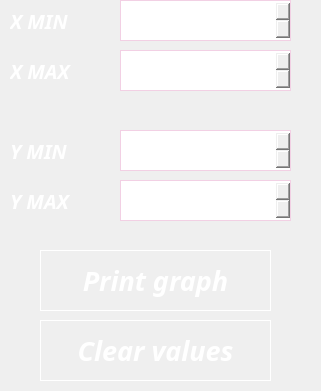
    <widget class="QFrame" name="frame_3">
     <property name="geometry">
      <rect>
       <x>670</x>
       <y>40</y>
       <width>321</width>
       <height>391</height>
      </rect>
     </property>
     <property name="frameShape">
      <enum>QFrame::NoFrame</enum>
     </property>
     <property name="frameShadow">
      <enum>QFrame::Raised</enum>
     </property>
     <widget class="QDoubleSpinBox" name="y_max">
      <property name="geometry">
       <rect>
        <x>120</x>
        <y>180</y>
        <width>171</width>
        <height>41</height>
       </rect>
      </property>
      <property name="font">
       <font>
        <family>Shree Devanagari 714</family>
        <pointsize>20</pointsize>
       </font>
      </property>
      <property name="layoutDirection">
       <enum>Qt::LeftToRight</enum>
      </property>
      <property name="styleSheet">
       <string notr="true">background-color: qlineargradient(x1: 0, y1: 0, x2: 0, y2: 1, 
													stop: 0 #f5b5da, stop: 1 #521839 );
color: white;
border: 1px solid #f2d0e4;</string>
      </property>
      <property name="alignment">
       <set>Qt::AlignRight|Qt::AlignTrailing|Qt::AlignVCenter</set>
      </property>
      <property name="buttonSymbols">
       <enum>QAbstractSpinBox::UpDownArrows</enum>
      </property>
      <property name="minimum">
       <double>-1000.000000000000000</double>
      </property>
      <property name="maximum">
       <double>1000.000000000000000</double>
      </property>
     </widget>
     <widget class="QDoubleSpinBox" name="x_max">
      <property name="geometry">
       <rect>
        <x>120</x>
        <y>50</y>
        <width>171</width>
        <height>41</height>
       </rect>
      </property>
      <property name="font">
       <font>
        <family>Shree Devanagari 714</family>
        <pointsize>20</pointsize>
       </font>
      </property>
      <property name="layoutDirection">
       <enum>Qt::LeftToRight</enum>
      </property>
      <property name="styleSheet">
       <string notr="true">background-color: qlineargradient(x1: 0, y1: 0, x2: 0, y2: 1, 
													stop: 0 #f5b5da, stop: 1 #521839 );
color: white;
border: 1px solid #f2d0e4;</string>
      </property>
      <property name="alignment">
       <set>Qt::AlignRight|Qt::AlignTrailing|Qt::AlignVCenter</set>
      </property>
      <property name="buttonSymbols">
       <enum>QAbstractSpinBox::UpDownArrows</enum>
      </property>
      <property name="minimum">
       <double>-1000.000000000000000</double>
      </property>
      <property name="maximum">
       <double>1000.000000000000000</double>
      </property>
     </widget>
     <widget class="QDoubleSpinBox" name="y_min">
      <property name="geometry">
       <rect>
        <x>120</x>
        <y>130</y>
        <width>171</width>
        <height>41</height>
       </rect>
      </property>
      <property name="font">
       <font>
        <family>Shree Devanagari 714</family>
        <pointsize>20</pointsize>
       </font>
      </property>
      <property name="layoutDirection">
       <enum>Qt::LeftToRight</enum>
      </property>
      <property name="styleSheet">
       <string notr="true">background-color: qlineargradient(x1: 0, y1: 0, x2: 0, y2: 1, 
													stop: 0 #f5b5da, stop: 1 #521839 );
color: white;
border: 1px solid #f2d0e4;</string>
      </property>
      <property name="alignment">
       <set>Qt::AlignRight|Qt::AlignTrailing|Qt::AlignVCenter</set>
      </property>
      <property name="buttonSymbols">
       <enum>QAbstractSpinBox::UpDownArrows</enum>
      </property>
      <property name="minimum">
       <double>-1000.000000000000000</double>
      </property>
      <property name="maximum">
       <double>1000.000000000000000</double>
      </property>
     </widget>
     <widget class="QDoubleSpinBox" name="x_min">
      <property name="geometry">
       <rect>
        <x>120</x>
        <y>0</y>
        <width>171</width>
        <height>41</height>
       </rect>
      </property>
      <property name="font">
       <font>
        <family>Shree Devanagari 714</family>
        <pointsize>20</pointsize>
       </font>
      </property>
      <property name="layoutDirection">
       <enum>Qt::LeftToRight</enum>
      </property>
      <property name="styleSheet">
       <string notr="true">background-color: qlineargradient(x1: 0, y1: 0, x2: 0, y2: 1, 
													stop: 0 #f5b5da, stop: 1 #521839 );
color: white;
border: 1px solid #f2d0e4;</string>
      </property>
      <property name="alignment">
       <set>Qt::AlignRight|Qt::AlignTrailing|Qt::AlignVCenter</set>
      </property>
      <property name="buttonSymbols">
       <enum>QAbstractSpinBox::UpDownArrows</enum>
      </property>
      <property name="minimum">
       <double>-1000.000000000000000</double>
      </property>
      <property name="maximum">
       <double>1000.000000000000000</double>
      </property>
     </widget>
     <widget class="QLabel" name="label_for_x_min">
      <property name="geometry">
       <rect>
        <x>10</x>
        <y>0</y>
        <width>91</width>
        <height>41</height>
       </rect>
      </property>
      <property name="font">
       <font>
        <family>Shree Devanagari 714</family>
        <pointsize>15</pointsize>
        <italic>true</italic>
        <bold>true</bold>
       </font>
      </property>
      <property name="styleSheet">
       <string notr="true">color: white;</string>
      </property>
      <property name="text">
       <string>X MIN</string>
      </property>
     </widget>
     <widget class="QLabel" name="label_for_x_max">
      <property name="geometry">
       <rect>
        <x>10</x>
        <y>50</y>
        <width>91</width>
        <height>41</height>
       </rect>
      </property>
      <property name="font">
       <font>
        <family>Shree Devanagari 714</family>
        <pointsize>15</pointsize>
        <italic>true</italic>
        <bold>true</bold>
       </font>
      </property>
      <property name="styleSheet">
       <string notr="true">color: white;</string>
      </property>
      <property name="text">
       <string>X MAX</string>
      </property>
     </widget>
     <widget class="QLabel" name="label_for_y_max">
      <property name="geometry">
       <rect>
        <x>10</x>
        <y>180</y>
        <width>91</width>
        <height>41</height>
       </rect>
      </property>
      <property name="font">
       <font>
        <family>Shree Devanagari 714</family>
        <pointsize>15</pointsize>
        <italic>true</italic>
        <bold>true</bold>
       </font>
      </property>
      <property name="styleSheet">
       <string notr="true">color: white;</string>
      </property>
      <property name="text">
       <string>Y MAX</string>
      </property>
     </widget>
     <widget class="QLabel" name="label_for_y_min">
      <property name="geometry">
       <rect>
        <x>10</x>
        <y>130</y>
        <width>101</width>
        <height>41</height>
       </rect>
      </property>
      <property name="font">
       <font>
        <family>Shree Devanagari 714</family>
        <pointsize>15</pointsize>
        <italic>true</italic>
        <bold>true</bold>
       </font>
      </property>
      <property name="styleSheet">
       <string notr="true">color: white;</string>
      </property>
      <property name="text">
       <string>Y MIN</string>
      </property>
     </widget>
     <widget class="QPushButton" name="clear_values">
      <property name="geometry">
       <rect>
        <x>40</x>
        <y>320</y>
        <width>231</width>
        <height>61</height>
       </rect>
      </property>
      <property name="font">
       <font>
        <family>Shree Devanagari 714</family>
        <pointsize>20</pointsize>
        <italic>true</italic>
        <bold>true</bold>
       </font>
      </property>
      <property name="styleSheet">
       <string notr="true">QPushButton {
background-color: qlineargradient(x1: 0, y1: 0, x2: 0, y2: 1,
                                      stop: 0 #f5b5da, stop: 1 #521839 );
color: white;
border: 1px solid white;
}

QPushButton:pressed {
    background-color: qlineargradient(x1: 0, y1: 0, x2: 0, y2: 1,
                                      stop: 0 #521839, stop: 1 #f5b5da);
}</string>
      </property>
      <property name="text">
       <string>Clear values</string>
      </property>
     </widget>
     <widget class="QPushButton" name="print_graph">
      <property name="geometry">
       <rect>
        <x>40</x>
        <y>250</y>
        <width>231</width>
        <height>61</height>
       </rect>
      </property>
      <property name="font">
       <font>
        <family>Shree Devanagari 714</family>
        <pointsize>20</pointsize>
        <italic>true</italic>
        <bold>true</bold>
       </font>
      </property>
      <property name="styleSheet">
       <string notr="true">QPushButton {
background-color: qlineargradient(x1: 0, y1: 0, x2: 0, y2: 1,
                                      stop: 0 #f5b5da, stop: 1 #521839 );
color: white;
border: 1px solid white;
}

QPushButton:pressed {
    background-color: qlineargradient(x1: 0, y1: 0, x2: 0, y2: 1,
                                      stop: 0 #521839, stop: 1 #f5b5da);
}</string>
      </property>
      <property name="text">
       <string>Print graph</string>
      </property>
     </widget>
    </widget>
